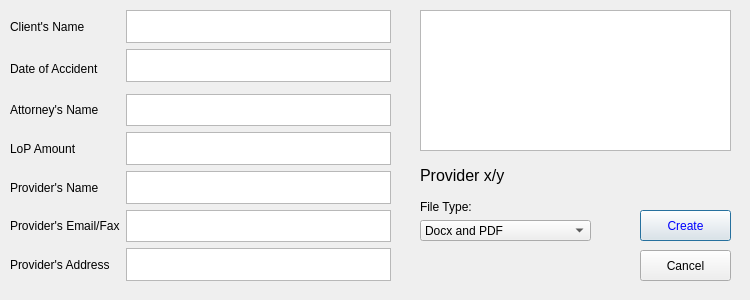
<?xml version="1.0" encoding="UTF-8"?>
<ui version="4.0">
 <class>Dialog</class>
 <widget class="QDialog" name="Dialog">
  <property name="geometry">
   <rect>
    <x>0</x>
    <y>0</y>
    <width>750</width>
    <height>300</height>
   </rect>
  </property>
  <property name="minimumSize">
   <size>
    <width>750</width>
    <height>300</height>
   </size>
  </property>
  <property name="windowTitle">
   <string>Dialog</string>
  </property>
  <widget class="QWidget" name="verticalLayoutWidget">
   <property name="geometry">
    <rect>
     <x>420</x>
     <y>200</y>
     <width>171</width>
     <height>41</height>
    </rect>
   </property>
   <layout class="QVBoxLayout" name="verticalLayout">
    <item>
     <widget class="QLabel" name="label_10">
      <property name="text">
       <string>File Type:</string>
      </property>
     </widget>
    </item>
    <item>
     <widget class="QComboBox" name="comboBox">
      <item>
       <property name="text">
        <string>Docx and PDF</string>
       </property>
      </item>
      <item>
       <property name="text">
        <string>Only Docx</string>
       </property>
      </item>
      <item>
       <property name="text">
        <string>Only PDF</string>
       </property>
      </item>
     </widget>
    </item>
   </layout>
  </widget>
  <widget class="QWidget" name="gridLayoutWidget">
   <property name="geometry">
    <rect>
     <x>10</x>
     <y>10</y>
     <width>381</width>
     <height>271</height>
    </rect>
   </property>
   <layout class="QGridLayout" name="gridLayout">
    <item row="3" column="0">
     <widget class="QLabel" name="label_3">
      <property name="text">
       <string>Attorney's Name</string>
      </property>
     </widget>
    </item>
    <item row="0" column="1">
     <widget class="QPlainTextEdit" name="plainTextEdit"/>
    </item>
    <item row="5" column="0">
     <widget class="QLabel" name="label_5">
      <property name="text">
       <string>Provider's Name</string>
      </property>
     </widget>
    </item>
    <item row="5" column="1">
     <widget class="QPlainTextEdit" name="plainTextEdit_5"/>
    </item>
    <item row="4" column="1">
     <widget class="QPlainTextEdit" name="plainTextEdit_4"/>
    </item>
    <item row="4" column="0">
     <widget class="QLabel" name="label_4">
      <property name="text">
       <string>LoP Amount</string>
      </property>
     </widget>
    </item>
    <item row="1" column="1">
     <widget class="QPlainTextEdit" name="plainTextEdit_2"/>
    </item>
    <item row="1" column="0" rowspan="2">
     <widget class="QLabel" name="label_2">
      <property name="text">
       <string>Date of Accident</string>
      </property>
     </widget>
    </item>
    <item row="3" column="1">
     <widget class="QPlainTextEdit" name="plainTextEdit_3"/>
    </item>
    <item row="7" column="1">
     <widget class="QPlainTextEdit" name="plainTextEdit_7"/>
    </item>
    <item row="6" column="1">
     <widget class="QPlainTextEdit" name="plainTextEdit_6"/>
    </item>
    <item row="0" column="0">
     <widget class="QLabel" name="label">
      <property name="text">
       <string>Client's Name</string>
      </property>
     </widget>
    </item>
    <item row="6" column="0">
     <widget class="QLabel" name="label_6">
      <property name="text">
       <string>Provider's Email/Fax</string>
      </property>
     </widget>
    </item>
    <item row="7" column="0">
     <widget class="QLabel" name="label_7">
      <property name="text">
       <string>Provider's Address</string>
      </property>
     </widget>
    </item>
   </layout>
  </widget>
  <widget class="QPushButton" name="pushButton">
   <property name="geometry">
    <rect>
     <x>640</x>
     <y>210</y>
     <width>91</width>
     <height>31</height>
    </rect>
   </property>
   <property name="styleSheet">
    <string notr="true">color: rgb(0, 0, 255);</string>
   </property>
   <property name="text">
    <string>Create</string>
   </property>
  </widget>
  <widget class="QPushButton" name="pushButton_2">
   <property name="geometry">
    <rect>
     <x>640</x>
     <y>250</y>
     <width>91</width>
     <height>31</height>
    </rect>
   </property>
   <property name="text">
    <string>Cancel</string>
   </property>
  </widget>
  <widget class="QGraphicsView" name="graphicsView">
   <property name="geometry">
    <rect>
     <x>420</x>
     <y>10</y>
     <width>311</width>
     <height>141</height>
    </rect>
   </property>
  </widget>
  <widget class="QLabel" name="label_8">
   <property name="geometry">
    <rect>
     <x>420</x>
     <y>166</y>
     <width>121</width>
     <height>20</height>
    </rect>
   </property>
   <property name="text">
    <string>&lt;html&gt;&lt;head/&gt;&lt;body&gt;&lt;p&gt;&lt;span style=&quot; font-size:12pt;&quot;&gt;Provider x/y&lt;/span&gt;&lt;/p&gt;&lt;/body&gt;&lt;/html&gt;</string>
   </property>
  </widget>
 </widget>
 <resources/>
 <connections/>
</ui>
